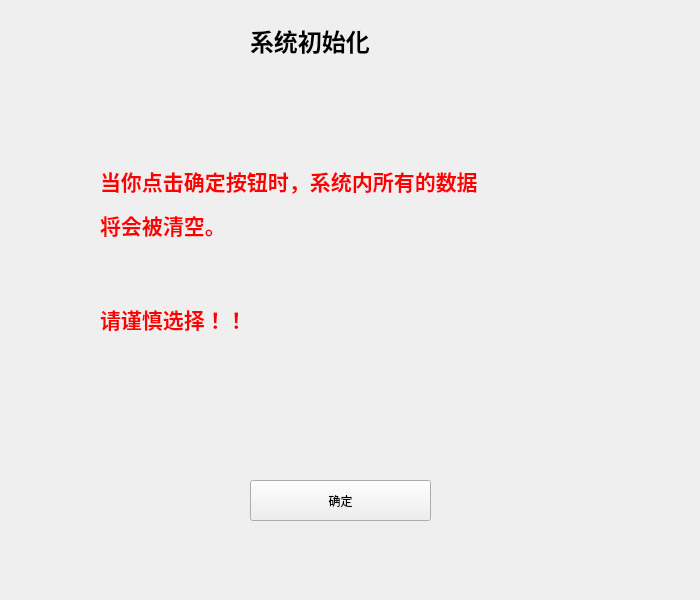
<?xml version="1.0" encoding="UTF-8"?>
<ui version="4.0">
 <class>guanliyuanchushihua</class>
 <widget class="QWidget" name="guanliyuanchushihua">
  <property name="geometry">
   <rect>
    <x>0</x>
    <y>0</y>
    <width>700</width>
    <height>600</height>
   </rect>
  </property>
  <property name="windowTitle">
   <string>guanliyuanchushihua</string>
  </property>
  <property name="styleSheet">
   <string notr="true">background-image: url();</string>
  </property>
  <widget class="QLabel" name="label">
   <property name="geometry">
    <rect>
     <x>250</x>
     <y>10</y>
     <width>161</width>
     <height>61</height>
    </rect>
   </property>
   <property name="text">
    <string>&lt;html&gt;&lt;head/&gt;&lt;body&gt;&lt;p&gt;&lt;span style=&quot; font-size:18pt; font-weight:600; color:#000000;&quot;&gt;系统初始化&lt;/span&gt;&lt;/p&gt;&lt;/body&gt;&lt;/html&gt;</string>
   </property>
  </widget>
  <widget class="QPushButton" name="pushButton">
   <property name="geometry">
    <rect>
     <x>250</x>
     <y>480</y>
     <width>181</width>
     <height>41</height>
    </rect>
   </property>
   <property name="text">
    <string>确定</string>
   </property>
  </widget>
  <widget class="QLabel" name="label_2">
   <property name="geometry">
    <rect>
     <x>100</x>
     <y>90</y>
     <width>511</width>
     <height>321</height>
    </rect>
   </property>
   <property name="text">
    <string>&lt;html&gt;&lt;head/&gt;&lt;body&gt;&lt;p&gt;&lt;span style=&quot; font-size:16pt; font-weight:600; color:#ff0000;&quot;&gt;当你点击确定按钮时，系统内所有的数据&lt;/span&gt;&lt;/p&gt;&lt;p&gt;&lt;span style=&quot; font-size:16pt; font-weight:600; color:#ff0000;&quot;&gt;将会被清空。&lt;/span&gt;&lt;/p&gt;&lt;p&gt;&lt;span style=&quot; font-size:16pt;&quot;&gt;&lt;br/&gt;&lt;/span&gt;&lt;/p&gt;&lt;p&gt;&lt;span style=&quot; font-size:16pt; font-weight:600; color:#ff0000;&quot;&gt;请谨慎选择！！&lt;/span&gt;&lt;/p&gt;&lt;/body&gt;&lt;/html&gt;</string>
   </property>
  </widget>
 </widget>
 <layoutdefault spacing="6" margin="11"/>
 <resources/>
 <connections/>
</ui>
